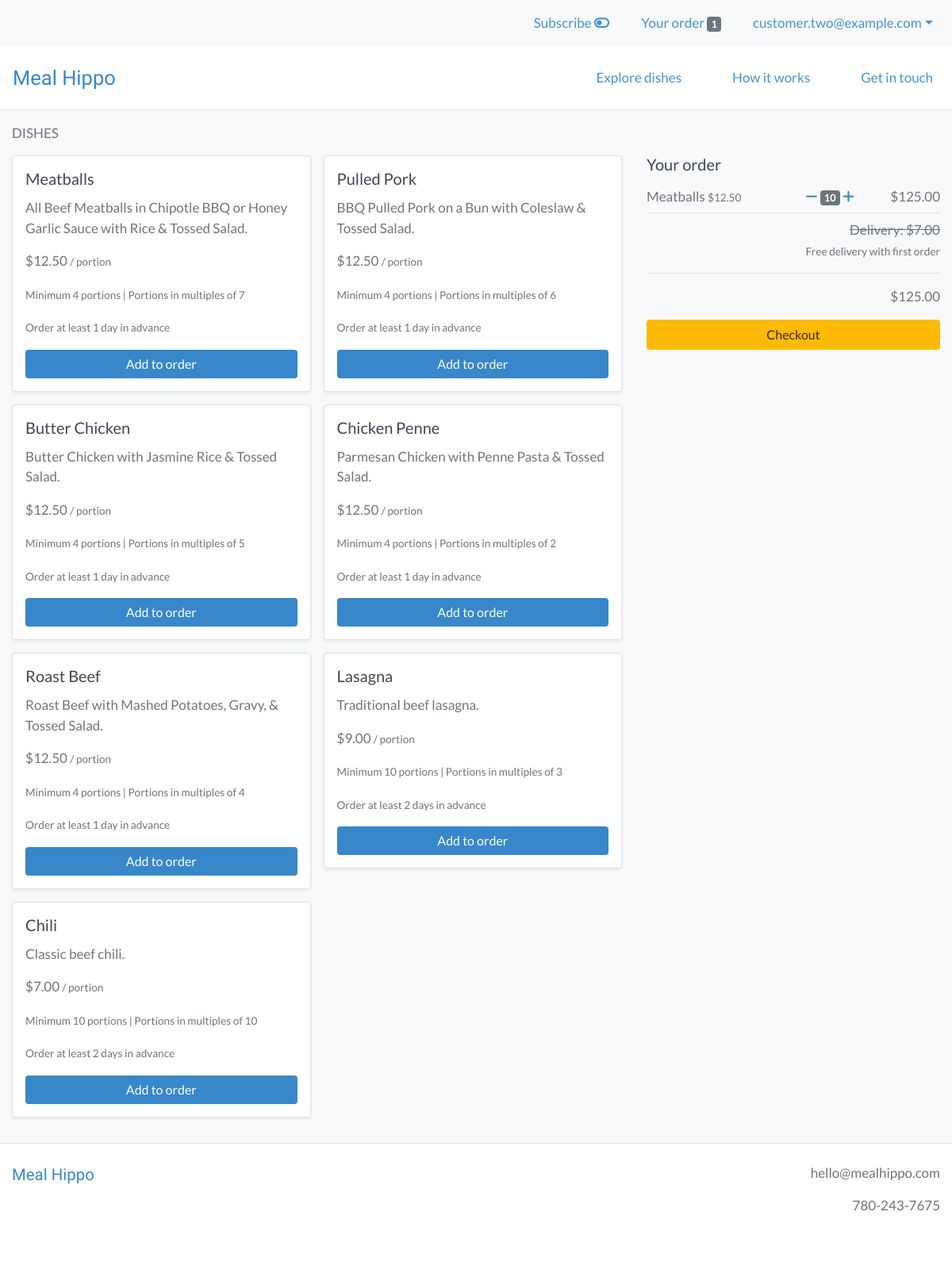
Page /order/items (signed in) on the earlier database version.
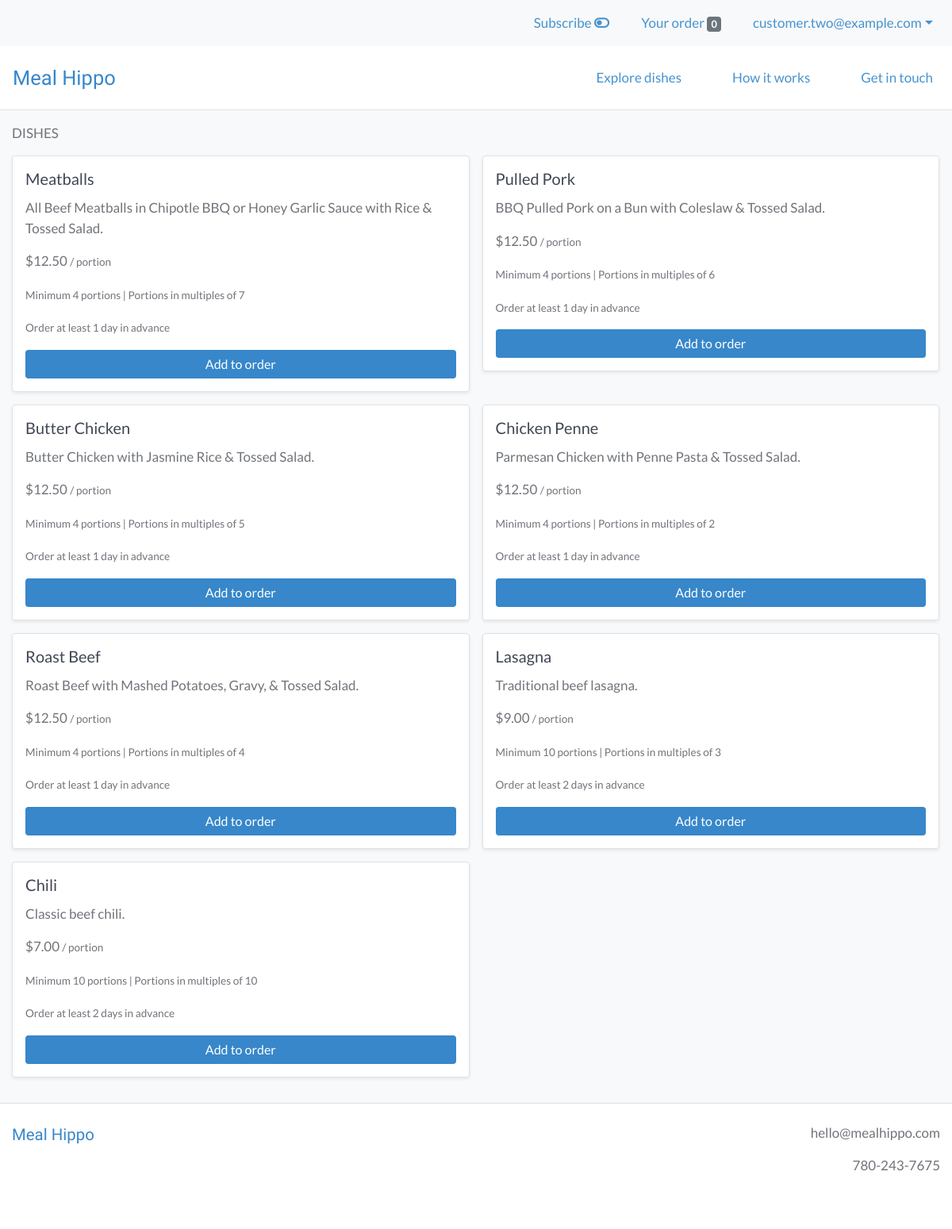
Same page on the later database version.
### users/models.py (models this page shows, shortened)
class CustomUser(AbstractBaseUser):
    email = models.EmailField(unique=True)
    is_active = models.BooleanField(default=True)
    is_admin = models.BooleanField(default=False)
    objects = CustomUserManager()
    USERNAME_FIELD = 'email'
    REQUIRED_FIELDS = []

### webplatform/models.py (models this page shows, shortened)
class Order(models.Model):
    user = models.ForeignKey(settings.AUTH_USER_MODEL, on_delete=models.CASCADE)
    items = models.ManyToManyField(OrderItem)
    delivery_date = models.DateField(null=True)
    delivery_time = models.TimeField(null=True)
    is_completed = models.BooleanField(default=False)
    payment = models.ForeignKey(Payment, on_delete=models.SET_NULL, blank=True, null=True)
    created_at = models.DateTimeField(auto_now_add=True)
    modified_at = models.DateTimeField(auto_now=True)
    def get_total_order_price(self):
        total_order_price = 0
        for item in self.items.all():
            total_order_price += item.get_total_item_price()
        if not UserDeliveryDetail.objects.filter(user=self.user)[0].free_delivery:
            total_order_price += 7
        return total_order_price

class Item(models.Model):
    supplier = models.ForeignKey(Supplier, on_delete=models.CASCADE)
    name = models.CharField(max_length=100)
    description = models.TextField()
    price = models.FloatField()
    minimum_portions = models.IntegerField(blank=True, null=True)
    portion_increment = models.IntegerField(blank=True, null=True)
    minimum_lead_time = models.IntegerField(blank=True, null=True)
    calories = models.IntegerField(blank=True, null=True)
    protein = models.FloatField(blank=True, null=True)
    fat = models.FloatField(blank=True, null=True)
    carbs = models.FloatField(blank=True, null=True)
    is_active = models.BooleanField()
    created_at = models.DateTimeField(auto_now_add=True)
    modified_at = models.DateTimeField(auto_now=True)
    def get_add_to_order_url(self):
        return reverse("webplatform:add_to_order", kwargs={'pk': self.pk})
    def get_remove_from_order_url(self):
        return reverse("webplatform:remove_from_order", kwargs={'pk': self.pk})

class OrderItem(models.Model):
    user = models.ForeignKey(settings.AUTH_USER_MODEL, on_delete=models.CASCADE)
    item = models.ForeignKey(Item, on_delete=models.CASCADE)
    quantity = models.IntegerField(default=1)
    is_completed = models.BooleanField(default=False)
    def get_total_item_price(self):
        return self.quantity * self.item.price

class UserDeliveryDetail(models.Model):
    user = models.OneToOneField(settings.AUTH_USER_MODEL, on_delete=models.CASCADE)
    phone = models.CharField(max_length=20)
    address = models.TextField()
    instructions = models.TextField(blank=True, null=True)
    free_delivery = models.BooleanField(default=True)
    is_subscribed = models.BooleanField(default=False, verbose_name='subscribe weekly')

### webplatform/views.py (the view)
# urls.py: path('order/items', views.OrderItemsView.as_view(), name='order_items_view'),
class OrderItemsView(IsSubscribedMixin, HasFreeDeliveryMixin, ListView):
    model = models.Supplier
    template_name = 'webplatform/order_items_view.html'
    context_object_name = 'active_items'
    def get_queryset(self):
        return models.Item.objects.filter(is_active=True)
    def get_context_data(self, **kwargs):
        context = super().get_context_data(**kwargs)
        if self.request.user.is_authenticated:
            order_qs = models.Order.objects.filter(user=self.request.user, is_completed=False)
            if order_qs.exists():
                order = order_qs[0]
                context['order'] = order
                order_items = order.items.all()
                context['order_items'] = order_items
        return context

### webplatform/templatetags/cart_templatetags.py (called while the page is built)
@register.filter
def cart_item_count(user):
    if user.is_authenticated:
        queryset = models.Order.objects.filter(user=user, is_completed=False)
        if queryset.exists():
            return queryset[0].items.count()
    return 0

### webplatform/views.py (called while the page is built)
    def get_context_data(self, **kwargs):
        context = super(IsSubscribedMixin, self).get_context_data(**kwargs)
        if self.request.user.is_authenticated:
            user_subscription_qs = models.UserSubscription.objects.filter(user=self.request.user)
            user_subscription = user_subscription_qs[0]
            context['is_subscribed'] = user_subscription.is_subscribed
        return context

    def get_context_data(self, **kwargs):
        context = super(HasFreeDeliveryMixin, self).get_context_data(**kwargs)
        if self.request.user.is_authenticated:
            user_delivery_detail_qs = models.UserDeliveryDetail.objects.filter(user=self.request.user)
            user_delivery_detail = user_delivery_detail_qs[0]
            context['free_delivery'] = user_delivery_detail.free_delivery
        return context

### webplatform/templates/webplatform/order_items_view.html (shortened to what this page needs)
{% extends 'base.html' %}
{% load static %}
{% load humanize %}
{% block content %}
<div class="container-fluid bg-light py-3">
  <div class="row">
    {% if order_items %}
      <div class="col-8 pr-0">
    {% else %}
      <div class="col pr-0">
    {% endif %}
      <div class="container-fluid p-0">
        <p >DISHES</p>
          <div class="row m-0 p-0">
              {% for item in active_items %}
                <div class="col-lg-6 col-12 mb-3 m-0 p-0">
                  <div class="card mr-3 p-3 border rounded shadow-sm">
                    <h5 class="card-title">{{ item.name }}</h5>
                    <p class="card-text">{{ item.description }}</p>
                    <p class="card-text">${{ item.price|floatformat:2|intcomma }} <small>/ portion</small></p>
                    <p class="card-text"><small>
                      Minimum {{ item.minimum_portions }} {% if item.minimum_portions > 1 %}portions{% else %}portion{% endif %}
                      {% if item.portion_increment > 1 %} | Portions in multiples of {{ item.portion_increment }}{% endif %}
                    </small></p>
                    <p class="card-text"><small>Order at least {{ item.minimum_lead_time }} {% if item.minimum_lead_time > 1 %}days{% else %}day{% endif %} in advance</small></p>
                    {% if user.is_authenticated %}
                      <a href="{{ item.get_add_to_order_url }}" class="btn btn-primary btn-block">Add to order</a>
                    {% else %}
                      <a href="{% url 'login' %}?next={% url 'webplatform:order_items_view' %}" class="btn btn-primary btn-block">Add to order</a>
                    {% endif %}
                  </div>
                </div>
              {% endfor %}
          </div>
      </div>
    </div>
    {% if order_items %}
      <div class="col-4 mt-4 pt-3">
        <div class="sticky-top">
          <h5>
            Your order
          </h5>
          <div class="container">
            {% for order_item in order_items %}
              <div class="row py-2">
                <div class="col-xl-6 text-xl-left px-0">
                  {{ order_item.item.name }} <small class="mr-3">${{ order_item.item.price|floatformat:2|intcomma }}</small>
                </div>
                <div class="col-xl-3 text-xl-center px-0">
                  <a href="{{ order_item.item.get_remove_from_order_url }}"><i class="fas fa-minus"></i></a>
                  <span class="badge badge-secondary">{{ order_item.quantity }}</span>
                  <a href="{{ order_item.item.get_add_to_order_url }}"><i class="fas fa-plus"></i></a>
                </div>
                <div class="col-xl-3 text-xl-right px-0">
                  ${{ order_item.get_total_item_price|floatformat:2|intcomma }}
                </div>
              </div>
            {% endfor %}
          </div>
          <div class="container">
            <div class="row border-top py-2 mb-2">
              <div class="col text-xl-right px-0">
                {% if user.is_authenticated and free_delivery or not user.is_authenticated %}
                  <s class="text-secondary">Delivery: $7.00</s>
                  <p><small>Free delivery with first order</small></p>
                {% else %}
                  <p>Delivery: $7.00</p>
                {% endif %}
                <hr>
                ${{ order.get_total_order_price|floatformat:2|intcomma }}
              </div>
            </div>
          </div>
          <a href="{% url 'webplatform:order_timing_view' %}" class="btn btn-attention btn-block">Checkout</a>
        </div>
      </div>
    {% endif %}
  </div>
</div>
{% endblock %}

### templates/base.html (shortened to what this page needs)
{% load static %}
{% load cart_templatetags %}
<!DOCTYPE html>
<html lang="en" dir="ltr">
  <head>
    <link rel="stylesheet" href="https://stackpath.bootstrapcdn.com/bootstrap/4.4.1/css/bootstrap.min.css">
    <link rel="stylesheet" type="text/css" href="{% static 'style.css' %}">
  </head>
  <body>
    {% if user.is_authenticated %}
        <nav class="navbar navbar-expand-md navbar-light user-nav bg-light">
            <ul class="navbar-nav ml-md-auto mx-md-0 mx-auto text-md-left text-center">
              <li class="nav-item mr-4">
                <a class="nav-link" href="{% url 'webplatform:subscribe_toggle' request.path %}">{% if is_subscribed %}Subscribed <i class="fas fa-toggle-on"></i>{% else %}<span data-toggle="tooltip" data-placement="bottom" title="Save 5% on all orders">Subscribe <i class="fas fa-toggle-off"></i></span>{% endif %}</a>
              <li class="nav-item mr-4">
                <a class="nav-link" href="{% url 'webplatform:order_items_view' %}">
                  Your order <span class="badge badge-secondary">{{ request.user|cart_item_count }}</span>
                </a>
              </li>
              <li class="nav-item dropdown">
                <a class="nav-link dropdown-toggle" data-toggle="dropdown" href="#" role="button" aria-haspopup="true" aria-expanded="false">{{ request.user.email }}</a>
              </li>
            </ul>
        </nav>
    {% endif %}
    <nav class="navbar navbar-expand-md navbar-light py-3 border-bottom">
      <a class="navbar-brand" href="{% url 'webplatform:home_view' %}">Meal&nbsp;Hippo</a>
      <div class="collapse navbar-collapse" id="navbarText">
        <ul class="navbar-nav ml-auto">
          <li class="nav-item mr-5">
            <a class="nav-link" href="{% url 'webplatform:order_items_view' %}">Explore dishes</a>
          </li>
          <li class="nav-item mr-5">
            <a class="nav-link" href="{% url 'webplatform:support_view' %}">How it works</a>
          </li>
          <li class="nav-item">
            <a class="nav-link" href="{% url 'webplatform:contact_view' %}">Get in touch</a>
          </li>
        </ul>
      </div>
    </nav>
    {% block content %}
    {% endblock %}
    <footer>
      <div class="container-fluid text-center py-4 mb-5 border-top">
        <div class="row">
          <div class="col-sm text-sm-left mb-4">
            <span class="logo">
              <a href="{% url 'webplatform:home_view' %}">Meal&nbsp;Hippo</a>
            </span>
          </div>
          <div class="col-sm text-sm-right">
            <p>hello@mealhippo.com</p>
            <p>780-243-7675</p>
          </div>
        </div>
      </div>
    </footer>
  </body>
</html>

Differences in the rows shown:
no longer on this page (row unchanged): OrderItem: item.name "Meatballs", item.price "12.50", quantity "10", get_total_item_price "125.00"
no longer on this page (row edited): Order: get_total_order_price "125.00"
changed CustomUser "customer.two@example.com": user|cart_item_count "1" → "0"
Other differences:
text no longer shown: "Your order Delivery: $7.00 Free delivery with first order $ Checkout"
